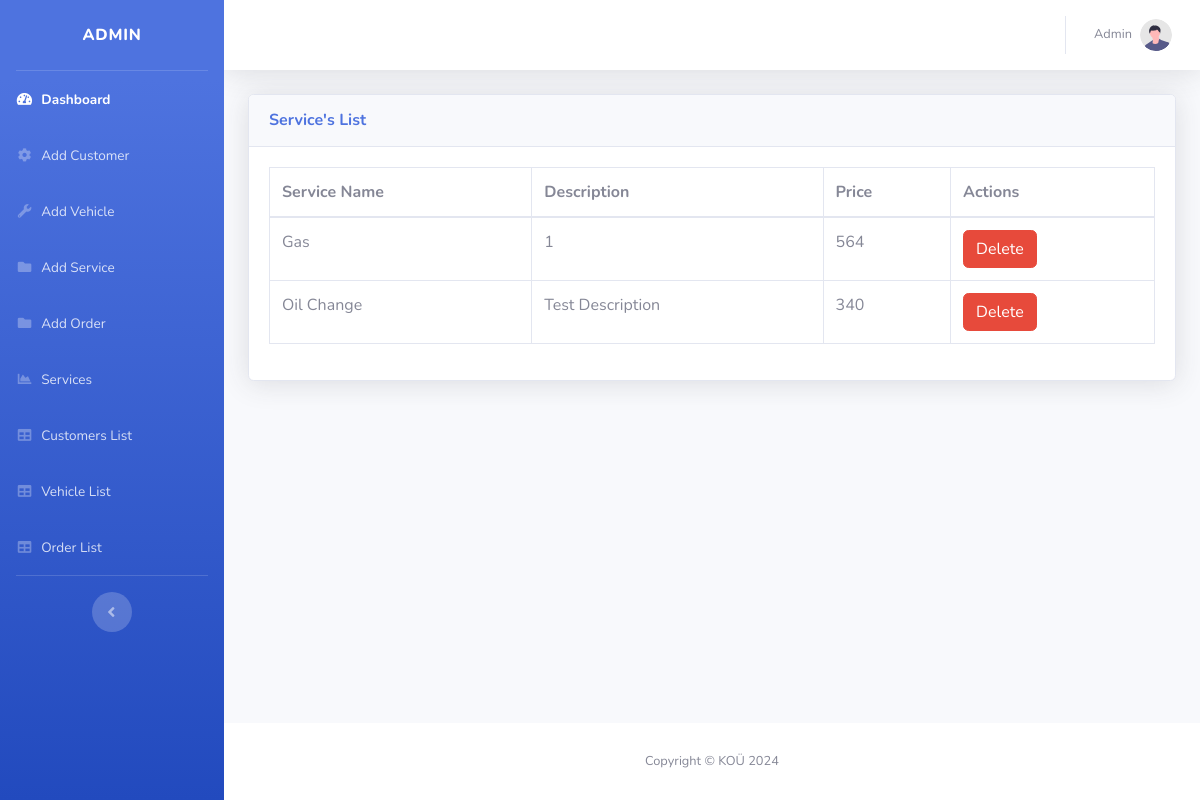
The page /services.php (signed in) on the database its author committed.
### tables this page shows
CREATE TABLE `services` (
  `ServiceID` int(11) NOT NULL,
  `ServiceName` varchar(45) NOT NULL,
  `Description` varchar(255) NOT NULL,
  `Price` int(11) NOT NULL
);

### services.php (the view)
<?php require './components/header.php' ?>
<?php require './backend/Connection.php' ?>
<div class="card shadow mb-4">
    <div class="card-header py-3">
        <h6 class="m-0 font-weight-bold text-primary">Service's List</h6>
    </div>
    <div class="card-body">
        <div class="table-responsive">
            <table class="table table-bordered" id="dataTable" width="100%" cellspacing="0">
                <thead>
                    <tr>
                        <th>Service Name</th>
                        <th>Description</th>
                        <th>Price</th>
                        <th>Actions</th>
                    </tr>
                </thead>
                <tbody>
                <?php
                    $sql = "SELECT * FROM services";
                    $result = mysqli_query($connection, $sql);
                    $check = mysqli_num_rows($result);
                    if($check > 0){
                ?>
                    <?php    while($row = mysqli_fetch_assoc($result)){ ?>
                        <tr>
                            <td><?php  echo $row['ServiceName']; ?></td>
                            <td><?php  echo $row['Description']; ?></td>
                            <td><?php  echo $row['Price']; ?></td>
                            <td>
                            <a href="/cms/backend/CarService.php?delete-service=<?php echo $row['ServiceID']; ?>" name="delete-vehicle" class="btn btn-danger">Delete</a>
                            </td>
                        </tr>
                    <?php
                        }
                    ?>
                <?php
                    }
                ?>
                </tbody>
            </table>
        </div>
    </div>
</div>
<?php require './components/footer.php' ?>

### rows shown on the page
services: ServiceName "Gas", Description "1", Price "564"
services: ServiceName "Oil Change", Description "Test Description", Price "340"
